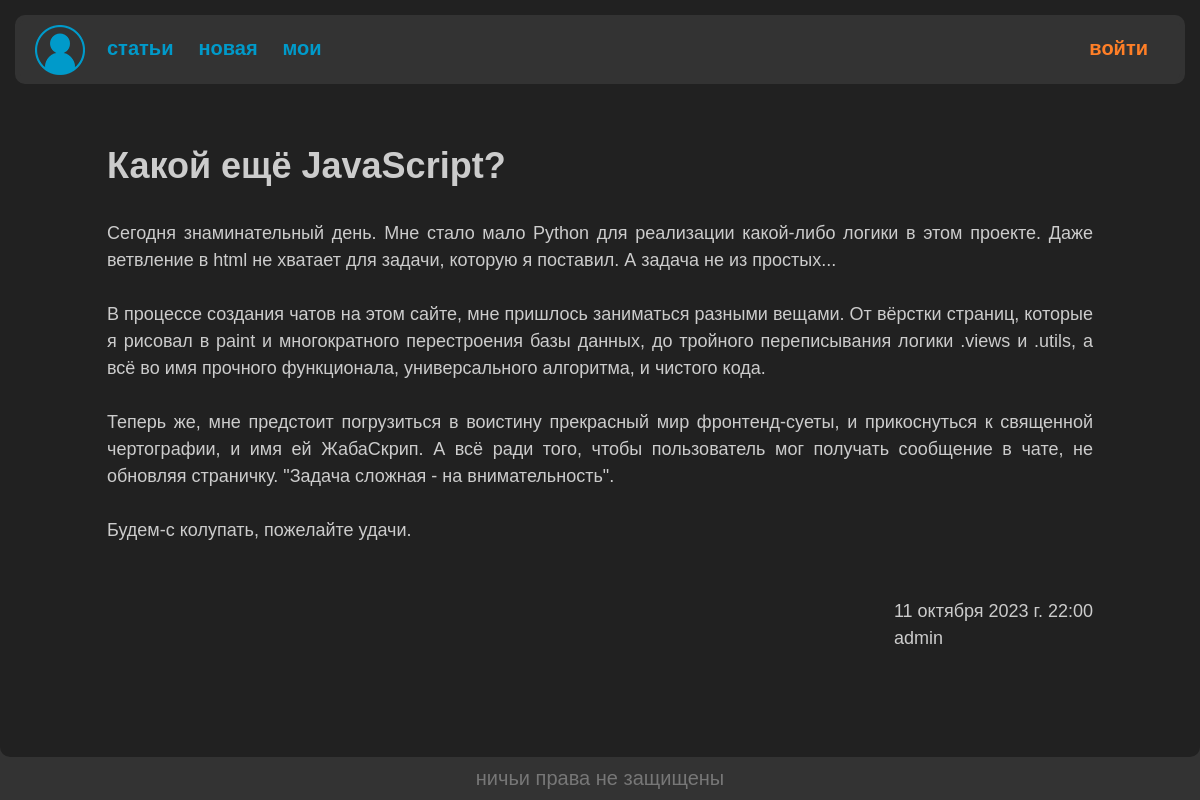
The app's page /pager/list/40/ with its own data.
### pager/models.py (models this page shows, shortened)
class Page(models.Model):
    name = models.CharField(max_length=25)
    text = models.TextField(blank=True)
    date = models.DateTimeField(auto_now_add=True)
    user = models.ForeignKey('userface.CustomUser',
                             on_delete=models.SET_NULL,
                             null=True,
                             related_name='author')
    def get_absolute_url(self, prefix='text'):
        return reverse(prefix, kwargs={'page_id': self.id})
    class Meta:
        ordering = ['-date']  # установка дефолтной сортировке по дате

### userface/models.py (models this page shows, shortened)
class CustomUser(AbstractUser):
    settings = models.JSONField('settings',
                                default=get_default_settings)
    def __str__(self):
        return self.username

### pager/views.py (the view)
# urls.py: path('list/<int:page_id>/', TextPage.as_view(), name='text'),
class TextPage(DataMixin, View):
    def get(self, request, page_id):
        page = Page.objects.get(id=page_id)
        context = self.get_context({
            'id': page_id,
            'name': page.name,
            'text': page.text.split('\n'),
            'date': page.date,
            'edit_url': page.get_absolute_url('edit'),
            'author': page.user,
            'edit_access': (str(page.user) == request.user.username)
        })
        return render(request, "pager/text.html", context=context)

### pager/utils.py (called while the page is built)
    @staticmethod
    def get_context(context={}) -> dict:
        base = {
            'menu': menu,
            'theme': 0
        }
        return base | context

### pager/templates/pager/text.html (shortened to what this page needs)
{% extends 'userface/base.html' %}
{% block content %}
<h1>{{ name }}</h1>
<br>
{% for t in text %}
{{ t }}
<br>
<br>
{% endfor %}
<br>
<div class="date">
    {{ date }}
    <br>
    {{ author }}
</div>
<br>
{% endblock %}

### userface/static/userface/css/styles.css (style rules this page uses)
* { margin: 0px; padding: 0px; font-family: sans-serif; text-decoration: none; }
body { background-color: #333333; height: 100%; }
.date { float: right }

### records on screen
Page: name "Какой ещё JavaScript?", date "11 октября 2023 г. 22:00"
CustomUser: username "admin"

### other values on screen
{{ m.title }} "статьи" "новая" "мои"
{{ t }} "Сегодня знаминательный день. Мне стало мало Python для реализации какой-либо логики в этом проекте. Даже ветвление в html не хватает для задачи, которую я поставил. А задача не из простых..." "Будем-с колупать, пожелайте удачи."
